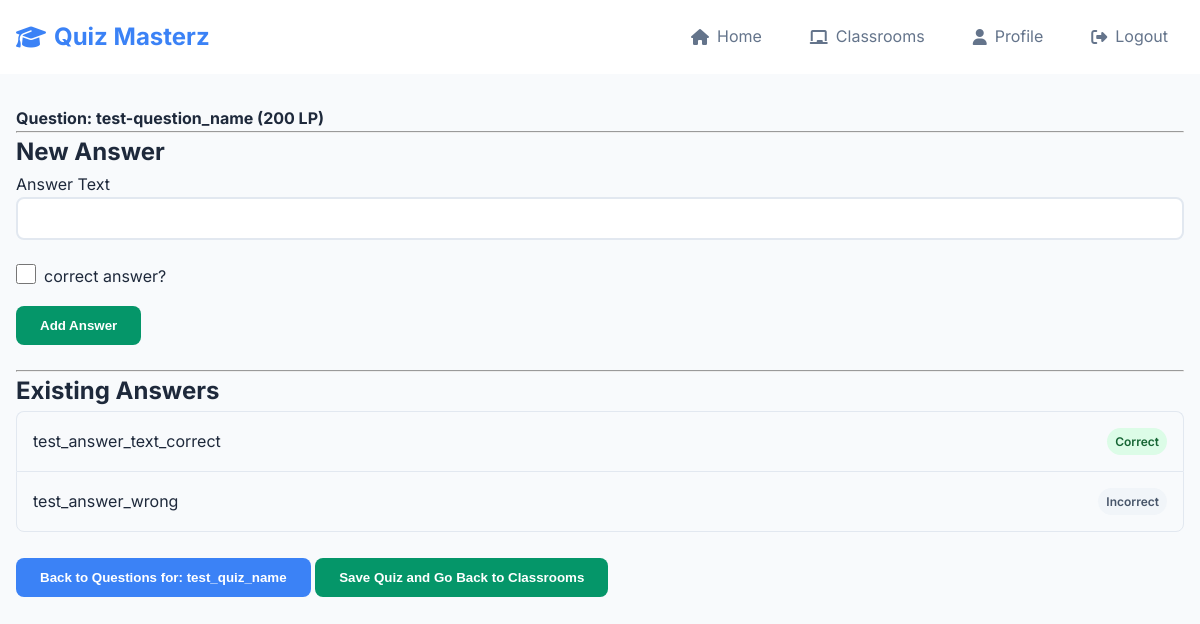
The page /teacher/question/3/manage_answers (signed in) on the database its author committed.
### website/models.py (models this page shows, shortened)
class Question(db.Model):
    id = db.Column(db.Integer, primary_key=True)
    quiz_id = db.Column(db.Integer, db.ForeignKey('quiz.id'), nullable=False)
    text = db.Column(db.Text, nullable=False)
    learning_points = db.Column(db.Integer, nullable=False, default=1)
    answers = db.relationship('Answer', backref='question', lazy='dynamic', cascade="all, delete-orphan")

class Answer(db.Model):
    id = db.Column(db.Integer, primary_key=True)
    question_id = db.Column(db.Integer, db.ForeignKey('question.id'), nullable=False)
    text = db.Column(db.String(255), nullable=False)
    is_correct = db.Column(db.Boolean, default=False, nullable=False)

class Quiz(db.Model):
    id = db.Column(db.Integer, primary_key=True)
    name = db.Column(db.String(150), nullable=False)
    teacher_id = db.Column(db.Integer, db.ForeignKey('user.id'), nullable=False)
    is_published = db.Column(db.Boolean, default=False, nullable=False)
    questions = db.relationship('Question', backref='quiz', lazy='dynamic', cascade="all, delete-orphan")
    teacher = db.relationship('User', backref=db.backref('created_quizzes', lazy='dynamic'))

### website/views.py (the view, shortened to what this page needs)
@views.route('/teacher/question/<int:question_id>/manage_answers', methods=['GET', 'POST'])
@login_required
def teacher_manage_question_answers(question_id):
    if current_user.role != 'teacher':
        flash('Access denied.', category='error')
        return redirect(url_for('views.home'))
    question = Question.query.get_or_404(question_id)
    quiz = question.quiz
    if quiz.teacher_id != current_user.id:
        flash('You do not own the quiz this question belongs to.', category='error')
        return redirect(url_for('views.teacher_classrooms'))
    classroom_id = request.args.get('classroom_id', type=int)
    answers = question.answers.all()
    quiz_classroom = quiz.classrooms_assigned_to.first()
    if quiz_classroom:
        classroom_id = quiz_classroom.id
    return render_template('teacher_manage_answers.html', user=current_user, question=question, answers=answers, quiz_id=quiz.id, classroom_id=classroom_id)

### website/__init__.py (called while the page is built)
def create_app():
    app = Flask(__name__)
    app.config['SECRET_KEY'] = 'hjshjhdjah kjshkjdhjs'
    app.config['SQLALCHEMY_DATABASE_URI'] = f'sqlite:///{DB_NAME}'
    db.init_app(app)
    from .views import views
    from .auth import auth
    app.register_blueprint(views, url_prefix='/')
    app.register_blueprint(auth, url_prefix='/')
    with app.app_context():
        db.create_all()
    from .models import User, Classroom, Quiz, Question, Answer, StudentQuizAttempt
    login_manager = LoginManager()
    login_manager.login_view = 'auth.login'
    login_manager.init_app(app)
    @login_manager.user_loader
    def load_user(id):
        return User.query.get(int(id))
    return app

### website/templates/teacher_manage_answers.html (shortened to what this page needs)
{% extends "base.html" %}
{% block content %}
<div class="container">
    <h4>Question: {{ question.text }} ({{ question.learning_points }} LP)</h4>
    <hr>
    <h2>New Answer</h2>
    {% if answers|length < 4 %}
        <form method="POST" action="{{ url_for('views.teacher_manage_question_answers', question_id=question.id) }}">
            <div class="form-group">
                <label for="answer_text">Answer Text</label>
                <input type="text" class="form-control" id="answer_text" name="answer_text" required>
            </div>
            <div class="form-check">
                <input type="checkbox" class="form-check-input" id="is_correct" name="is_correct">
                <label class="form-check-label" for="is_correct">correct answer?</label>
            </div>
            <button type="submit" class="btn btn-success">Add Answer</button>
        </form>
    {% else %}
        <p class="text-muted">Maximum answers reached.</p>
    {% endif %}
    <br />
    <hr>
    <h2>Existing Answers</h2>
    {% if answers %}
        <ul class="list-group">
            {% for answer in answers %}
                <li class="list-group-item d-flex justify-content-between align-items-center">
                    {{ answer.text }}
                    <span class="badge bg-{{ 'success' if answer.is_correct else 'secondary' }}">
                        {{ 'Correct' if answer.is_correct else 'Incorrect' }}
                    </span>
                </li>
            {% endfor %}
        </ul>
    {% else %}
        <p>No answers added to this question yet.</p>
    {% endif %}
    <br />
    <button onclick="location.href='{{ url_for('views.teacher_manage_quiz_questions', quiz_id=quiz_id) }}';" class="btn btn-primary">Back to Questions for: {{ question.quiz.name }} </button>
    {% if classroom_id %}
    <button onclick="location.href='{{ url_for('views.edit_classroom', classroom_id=classroom_id) }}';" class="btn btn-success">Save Quiz and Go Back to Classrooms</button>
    {% else %}
    <button onclick="location.href='{{ url_for('views.teacher_classrooms') }}';" class="btn btn-success">Save Quiz and Go Back to Classrooms</button>
    {% endif %}
</div>
{% endblock %}

### website/static/css/style.css (style rules this page uses)
:root { --primary: #3b82f6; --secondary: #64748b; --success: #059669; --warning: #f59e0b; --danger: #dc2626; --bg: #f8fafc; --surface: #fff; --text: #1e293b; --text-muted: #64748b; --border: #e2e8f0; }
* { margin: 0; padding: 0; box-sizing: border-box; }
body { font-family: Inter, sans-serif; line-height: 1.6; color: var(--text); background: var(--bg); }
.container { max-width: 1200px; margin: 0 auto; padding: 0 1rem; }
.btn { display: inline-flex; align-items: center; gap: 0.5rem; padding: 0.75rem 1.5rem; border: none; border-radius: 8px; font-weight: 600; text-decoration: none; cursor: pointer; transition: all 0.2s; }
.btn-primary { background: var(--primary); color: white; }
.btn-success { background: var(--success); color: white; }
.form-group { margin-bottom: 1.5rem; }
.form-control { width: 100%; padding: 0.75rem; border: 2px solid var(--border); border-radius: 8px; transition: all 0.2s; }
.form-check { display: flex; align-items: flex-start; gap: 0.5rem; margin-bottom: 1rem; }
.form-check-input { width: 1.25rem; height: 1.25rem; margin: 0; border: 2px solid var(--border); border-radius: 4px; }
.list-group { list-style: none; }
.list-group-item { padding: 1rem; border: 1px solid var(--border); border-bottom: none; }
.list-group-item:first-child { border-top-left-radius: 8px; border-top-right-radius: 8px; }
.list-group-item:last-child { border-bottom: 1px solid var(--border); border-bottom-left-radius: 8px; border-bottom-right-radius: 8px; }
.badge { display: inline-flex; padding: 0.25rem 0.5rem; border-radius: 9999px; font-size: 0.75rem; font-weight: 600; }
.badge-success, .bg-success { background: #dcfce7; color: #166534; }
.badge-secondary, .bg-secondary { background: #f1f5f9; color: #475569; }
.d-flex { display: flex; }
.justify-content-between { justify-content: space-between; }
.align-items-center { align-items: center; }

### rows shown on the page
Question: text "test-question_name", learning_points "200"
Answer: text "test_answer_text_correct", is_correct "Correct"
Answer: text "test_answer_wrong", is_correct "Incorrect"
Quiz: quiz.name "test_quiz_name"
